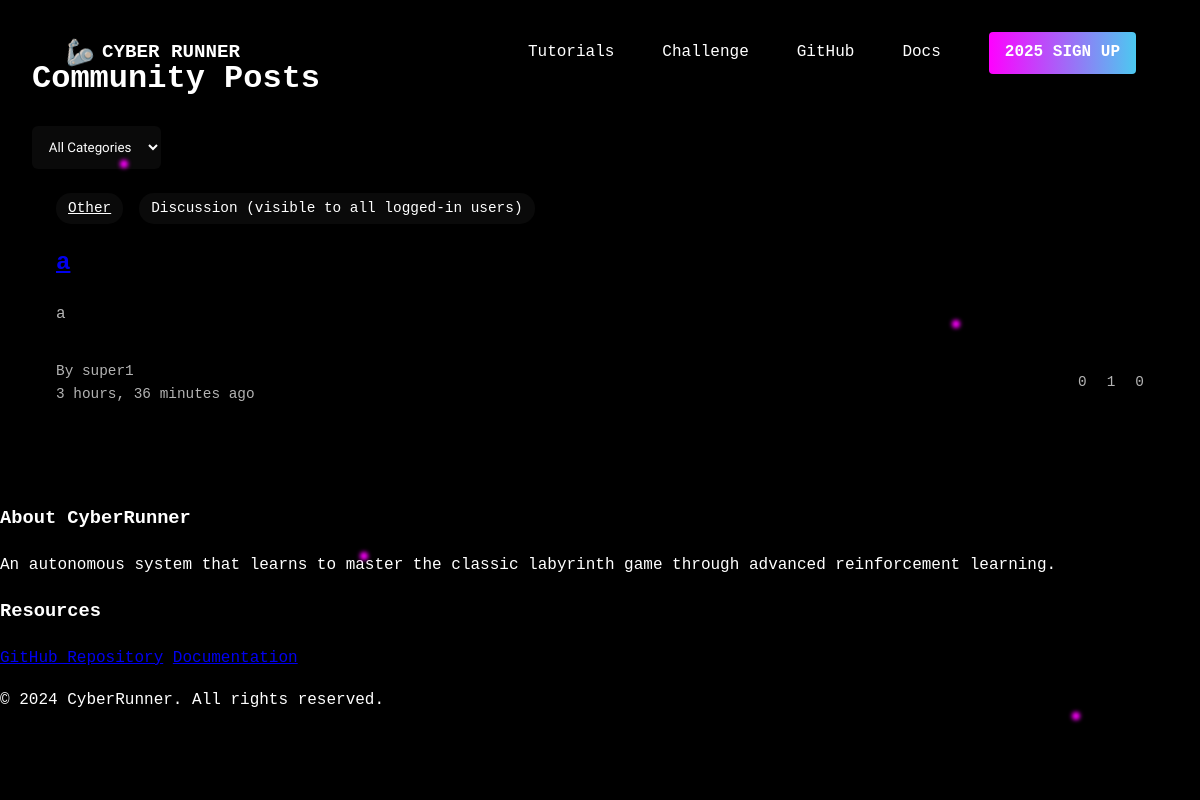
The app's page /community/posts/ with its own data.
### community/models.py (models this page shows, shortened)
class Post(models.Model):
    POST_TYPE_CHOICES = (
        ('discussion', 'Discussion (visible to all logged-in users)'),
        ('announcement', 'Announcement (important updates)'),
        ('submission', 'Submission (visible only to staff)'),
    )
    category = models.ForeignKey(Category, on_delete=models.CASCADE, related_name='posts')
    author = models.ForeignKey(settings.AUTH_USER_MODEL, on_delete=models.CASCADE, related_name='community_posts')
    title = models.CharField(max_length=200)
    content = models.TextField()
    type = models.CharField(max_length=20, choices=POST_TYPE_CHOICES, default='discussion')
    is_pinned = models.BooleanField(default=False)
    is_locked = models.BooleanField(default=False)
    created_at = models.DateTimeField(default=timezone.now)
    updated_at = models.DateTimeField(auto_now=True)
    last_activity = models.DateTimeField(auto_now=True)
    views_count = models.PositiveIntegerField(default=0)
    class Meta:
        ordering = ['-is_pinned', '-last_activity']
    def vote_score(self):
        return self.votes.aggregate(score=models.Sum('value'))['score'] or 0

class Category(models.Model):
    name = models.CharField(max_length=100)
    slug = models.SlugField(unique=True)
    description = models.TextField(blank=True)
    created_at = models.DateTimeField(auto_now_add=True)
    order = models.IntegerField(default=0)
    class Meta:
        verbose_name_plural = "categories"
        ordering = ['order', 'name']

### community/views.py (the view)
# urls.py: path('posts/', views.PostListView.as_view(), name='post_list'),
class PostListView(ListView):
    model = Post
    context_object_name = 'posts'
    template_name = 'community/post_list.html'
    paginate_by = 20
    def get_queryset(self):
        queryset = super().get_queryset()
        return queryset.select_related('author', 'category').order_by('-is_pinned', '-last_activity')

### templates/community/post_list.html (shortened to what this page needs)
{% extends 'base.html' %}
{% load static %}
{% block extra_css %}
<link rel="stylesheet" href="{% static 'css/community.css' %}">
{% endblock %}
{% block content %}
<div class="community-container">
    <div class="posts-header">
        <h1>Community Posts</h1>
    </div>
    <div class="posts-filters">
        <div class="filter-options">
            <select class="form-select" onchange="window.location.href=this.value">
                <option value="{% url 'community:post_list' %}" {% if not request.GET.category %}selected{% endif %}>
                    All Categories
                </option>
            </select>
        </div>
    </div>
    <div class="posts-grid">
        {% for post in posts %}
        <div class="post-card">
            <div class="post-meta">
                <a href="{% url 'community:category_detail' post.category.slug %}" class="post-category">
                    {{ post.category.name }}
                </a>
                <span class="post-type {{ post.type }}">{{ post.get_type_display }}</span>
            </div>
            <h2><a href="{% url 'community:post_detail' post.pk %}">{{ post.title }}</a></h2>
            <p class="post-excerpt">{{ post.content|truncatewords:30 }}</p>
            <div class="post-footer">
                <div class="post-info">
                    <span class="post-author">By {{ post.author.username }}</span>
                    <span class="post-date">{{ post.created_at|timesince }} ago</span>
                </div>
                <div class="post-stats">
                    <span> {{ post.comments.count }}</span>
                    <span> {{ post.views_count }}</span>
                    <span> {{ post.vote_score }}</span>
                </div>
            </div>
        </div>
        {% endfor %}
    </div>
</div>
{% endblock %}

### static/css/base.css (style rules this page uses)
:root { --bg-primary: #000000; --bg-secondary: #0a0a0a; --text-primary: #ffffff; --text-secondary: #b3b3b3; --neon-pink: #ff00ff; --neon-blue: #4cc9f0; --gradient-accent: linear-gradient(90deg, var(--neon-pink), var(--neon-blue)); }
body { background-color: var(--bg-primary); color: var(--text-primary); font-family: 'Courier New', monospace; margin: 0; padding: 0; line-height: 1.6; min-height: 100vh; position: relative; }

### static/css/community.css (style rules this page uses)
.community-container { max-width: 1200px; margin: 0 auto; padding: 2rem; }
.post-card { background: var(--gradient-primary); border: 1px solid var(--secondary); border-radius: 12px; padding: 1.5rem; margin-bottom: 1.5rem; transition: all 0.3s ease; }
.post-meta { display: flex; gap: 1rem; margin-bottom: 0.75rem; }
.post-category { background: var(--bg-secondary); color: var(--primary); padding: 0.25rem 0.75rem; border-radius: 15px; font-size: 0.9rem; border: 1px solid var(--secondary); }
.post-type { padding: 0.25rem 0.75rem; border-radius: 15px; font-size: 0.9rem; background: var(--bg-secondary); border: 1px solid var(--secondary); }
.post-type.discussion { color: var(--primary); }
.post-excerpt { color: var(--text-secondary); margin: 1rem 0; }
.post-footer { display: flex; justify-content: space-between; align-items: center; color: var(--text-secondary); font-size: 0.9rem; margin-top: 1rem; padding-top: 1rem; border-top: 1px solid var(--secondary); }
.post-stats { display: flex; gap: 1rem; }
.post-author { display: flex; gap: 1rem; }
.form-control, .form-select { background: var(--bg-secondary); border: 1px solid var(--secondary); border-radius: 6px; padding: 0.8rem; color: var(--text-primary); font-family: 'Courier Prime', monospace; }

### records on screen
Post: category.name "Other", type "Discussion (visible to all logged-in users)", title "a", content "a", author.username "super1", created_at "3 hours, 36 minutes", comments.count "0", views_count "1", vote_score "0"
